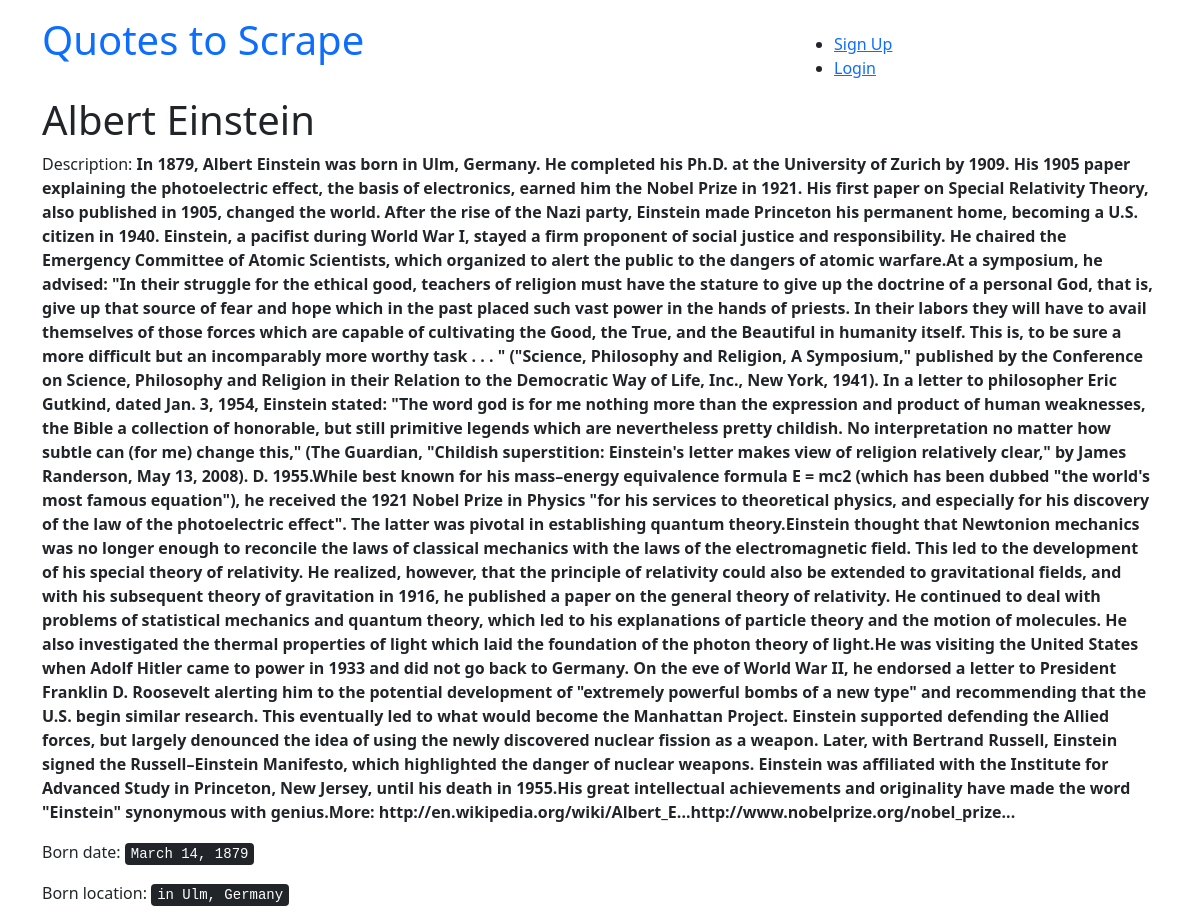
The page /detail/Albert Einstein on the database its author committed.
### quotes/models.py (models this page shows, shortened)
class Author(models.Model):
    fullname = models.CharField(max_length=50)
    born_date = models.CharField(max_length=50)
    born_location = models.CharField(max_length=150)
    description = models.TextField()
    created_at = models.DateTimeField(auto_now_add=True)

### quotes/views.py (the view)
# urls.py: path('detail/<str:author_fullname>', views.detail, name='detail'),
def detail(request, author_fullname):
   author = get_object_or_404(Author, fullname=author_fullname)
   return render(request, 'quotes/author_detail.html', {"author": author})

### quotes/templates/quotes/author_detail.html
{% extends "quotes/base.html" %} {% block content %}
<h1>{{author.fullname}}</h1>
<p>Description: <b>{{author.description}}</b></p>
<p>Born date: <kbd>{{author.born_date}}</kbd></p>
<p>Born location: <kbd>{{author.born_location}}</kbd></p>
{% endblock %}

### rows shown on the page
Author: fullname "Albert Einstein", description "In 1879, Albert Einstein was born in Ulm, Germany. He completed his Ph.D. at the University of Zurich by 1909. His 1905 paper explaining the photoelectric effect, the basis of electronics, earned him the Nobel Prize in 1921. His first paper on Special Relativity Theory, also published in 1905, changed the world. After the rise of the Nazi party, Einstein made Princeton his permanent home, becoming a U.S. citizen in 1940. Einstein, a pacifist during World War I, stayed a firm proponent of social justice and responsibility. He chaired the Emergency Committee of Atomic Scientists, which organized to alert the public to the dangers of atomic warfare.At a symposium, he advised: \"In their…", born_date "March 14, 1879", born_location "in Ulm, Germany"
